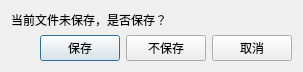
<?xml version="1.0" encoding="UTF-8"?>
<ui version="4.0">
 <class>CloseDialog</class>
 <widget class="QDialog" name="CloseDialog">
  <property name="geometry">
   <rect>
    <x>0</x>
    <y>0</y>
    <width>303</width>
    <height>61</height>
   </rect>
  </property>
  <property name="windowTitle">
   <string>Dialog</string>
  </property>
  <layout class="QVBoxLayout" name="verticalLayout">
   <item>
    <widget class="QLabel" name="label">
     <property name="text">
      <string>当前文件未保存，是否保存？</string>
     </property>
    </widget>
   </item>
   <item>
    <layout class="QHBoxLayout" name="horizontalLayout">
     <item>
      <spacer name="horizontalSpacer">
       <property name="orientation">
        <enum>Qt::Horizontal</enum>
       </property>
       <property name="sizeHint" stdset="0">
        <size>
         <width>40</width>
         <height>20</height>
        </size>
       </property>
      </spacer>
     </item>
     <item>
      <widget class="QPushButton" name="pushButton">
       <property name="text">
        <string>保存</string>
       </property>
      </widget>
     </item>
     <item>
      <widget class="QPushButton" name="pushButton_2">
       <property name="text">
        <string>不保存</string>
       </property>
      </widget>
     </item>
     <item>
      <widget class="QPushButton" name="pushButton_3">
       <property name="text">
        <string>取消</string>
       </property>
      </widget>
     </item>
    </layout>
   </item>
  </layout>
 </widget>
 <resources/>
 <connections/>
</ui>
